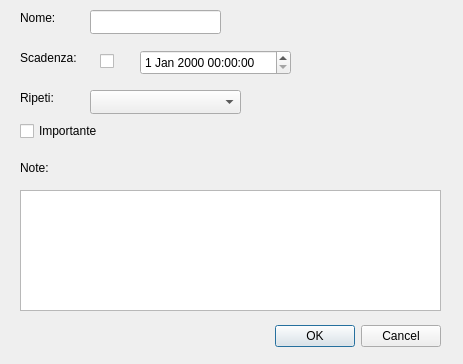
<?xml version="1.0" encoding="UTF-8"?>
<ui version="4.0">
 <class>CreateTaskDialog</class>
 <widget class="QDialog" name="CreateTaskDialog">
  <property name="geometry">
   <rect>
    <x>0</x>
    <y>0</y>
    <width>463</width>
    <height>364</height>
   </rect>
  </property>
  <property name="windowTitle">
   <string>Crea Task</string>
  </property>
  <widget class="QDialogButtonBox" name="buttonBox">
   <property name="geometry">
    <rect>
     <x>100</x>
     <y>320</y>
     <width>341</width>
     <height>32</height>
    </rect>
   </property>
   <property name="orientation">
    <enum>Qt::Horizontal</enum>
   </property>
   <property name="standardButtons">
    <set>QDialogButtonBox::Cancel|QDialogButtonBox::Ok</set>
   </property>
  </widget>
  <widget class="QLineEdit" name="fieldName">
   <property name="geometry">
    <rect>
     <x>90</x>
     <y>10</y>
     <width>131</width>
     <height>24</height>
    </rect>
   </property>
  </widget>
  <widget class="QLabel" name="label">
   <property name="geometry">
    <rect>
     <x>20</x>
     <y>10</y>
     <width>55</width>
     <height>16</height>
    </rect>
   </property>
   <property name="text">
    <string>Nome:</string>
   </property>
  </widget>
  <widget class="QCheckBox" name="checkIsImportant">
   <property name="geometry">
    <rect>
     <x>20</x>
     <y>120</y>
     <width>121</width>
     <height>22</height>
    </rect>
   </property>
   <property name="text">
    <string>Importante</string>
   </property>
  </widget>
  <widget class="QDateTimeEdit" name="dateTimeDueDate">
   <property name="geometry">
    <rect>
     <x>140</x>
     <y>50</y>
     <width>151</width>
     <height>25</height>
    </rect>
   </property>
  </widget>
  <widget class="QLabel" name="label_2">
   <property name="geometry">
    <rect>
     <x>20</x>
     <y>50</y>
     <width>61</width>
     <height>16</height>
    </rect>
   </property>
   <property name="text">
    <string>Scadenza:</string>
   </property>
  </widget>
  <widget class="QTextEdit" name="textNotes">
   <property name="geometry">
    <rect>
     <x>20</x>
     <y>190</y>
     <width>421</width>
     <height>121</height>
    </rect>
   </property>
  </widget>
  <widget class="QLabel" name="label_3">
   <property name="geometry">
    <rect>
     <x>20</x>
     <y>160</y>
     <width>61</width>
     <height>16</height>
    </rect>
   </property>
   <property name="text">
    <string>Note:</string>
   </property>
  </widget>
  <widget class="QComboBox" name="comboBoxRepetition">
   <property name="geometry">
    <rect>
     <x>90</x>
     <y>90</y>
     <width>151</width>
     <height>24</height>
    </rect>
   </property>
   <property name="editable">
    <bool>false</bool>
   </property>
   <property name="currentText">
    <string/>
   </property>
  </widget>
  <widget class="QLabel" name="label_4">
   <property name="geometry">
    <rect>
     <x>20</x>
     <y>90</y>
     <width>55</width>
     <height>16</height>
    </rect>
   </property>
   <property name="text">
    <string>Ripeti:</string>
   </property>
  </widget>
  <widget class="QCheckBox" name="checkBoxDueDate">
   <property name="geometry">
    <rect>
     <x>100</x>
     <y>50</y>
     <width>83</width>
     <height>22</height>
    </rect>
   </property>
   <property name="text">
    <string/>
   </property>
  </widget>
 </widget>
 <resources/>
 <connections>
  <connection>
   <sender>buttonBox</sender>
   <signal>accepted()</signal>
   <receiver>CreateTaskDialog</receiver>
   <slot>accept()</slot>
   <hints>
    <hint type="sourcelabel">
     <x>248</x>
     <y>254</y>
    </hint>
    <hint type="destinationlabel">
     <x>157</x>
     <y>274</y>
    </hint>
   </hints>
  </connection>
  <connection>
   <sender>buttonBox</sender>
   <signal>rejected()</signal>
   <receiver>CreateTaskDialog</receiver>
   <slot>reject()</slot>
   <hints>
    <hint type="sourcelabel">
     <x>316</x>
     <y>260</y>
    </hint>
    <hint type="destinationlabel">
     <x>286</x>
     <y>274</y>
    </hint>
   </hints>
  </connection>
 </connections>
</ui>
